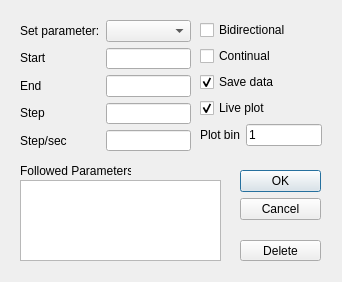
<?xml version="1.0" encoding="UTF-8"?>
<ui version="4.0">
 <class>editSweep</class>
 <widget class="QDialog" name="editSweep">
  <property name="geometry">
   <rect>
    <x>0</x>
    <y>0</y>
    <width>342</width>
    <height>282</height>
   </rect>
  </property>
  <property name="windowTitle">
   <string>Dialog</string>
  </property>
  <widget class="QDialogButtonBox" name="buttonBox">
   <property name="geometry">
    <rect>
     <x>240</x>
     <y>170</y>
     <width>81</width>
     <height>61</height>
    </rect>
   </property>
   <property name="orientation">
    <enum>Qt::Vertical</enum>
   </property>
   <property name="standardButtons">
    <set>QDialogButtonBox::Cancel|QDialogButtonBox::Ok</set>
   </property>
  </widget>
  <widget class="QWidget" name="layoutWidget">
   <property name="geometry">
    <rect>
     <x>20</x>
     <y>20</y>
     <width>171</width>
     <height>131</height>
    </rect>
   </property>
   <layout class="QHBoxLayout" name="scanHorizontalLayout">
    <item>
     <layout class="QVBoxLayout" name="scanLabelLayout">
      <item>
       <widget class="QLabel" name="paramLabel">
        <property name="text">
         <string>Set parameter:</string>
        </property>
       </widget>
      </item>
      <item>
       <widget class="QLabel" name="startLabel">
        <property name="text">
         <string>Start</string>
        </property>
       </widget>
      </item>
      <item>
       <widget class="QLabel" name="endLabel">
        <property name="text">
         <string>End</string>
        </property>
       </widget>
      </item>
      <item>
       <widget class="QLabel" name="stepLabel">
        <property name="text">
         <string>Step</string>
        </property>
       </widget>
      </item>
      <item>
       <widget class="QLabel" name="stepsecLabel">
        <property name="text">
         <string>Step/sec</string>
        </property>
       </widget>
      </item>
     </layout>
    </item>
    <item>
     <layout class="QVBoxLayout" name="scanValuesLayout">
      <item>
       <widget class="QComboBox" name="paramBox"/>
      </item>
      <item>
       <widget class="QLineEdit" name="startEdit">
        <property name="readOnly">
         <bool>false</bool>
        </property>
       </widget>
      </item>
      <item>
       <widget class="QLineEdit" name="endEdit"/>
      </item>
      <item>
       <widget class="QLineEdit" name="stepEdit"/>
      </item>
      <item>
       <widget class="QLineEdit" name="stepsecEdit"/>
      </item>
     </layout>
    </item>
   </layout>
  </widget>
  <widget class="QPushButton" name="deleteButton">
   <property name="geometry">
    <rect>
     <x>240</x>
     <y>240</y>
     <width>81</width>
     <height>21</height>
    </rect>
   </property>
   <property name="text">
    <string>Delete</string>
   </property>
  </widget>
  <widget class="QWidget" name="layoutWidget_2">
   <property name="geometry">
    <rect>
     <x>200</x>
     <y>20</y>
     <width>122</width>
     <height>131</height>
    </rect>
   </property>
   <layout class="QVBoxLayout" name="sweepOptionsLayout">
    <item>
     <widget class="QCheckBox" name="bidirectionalBox">
      <property name="text">
       <string>Bidirectional</string>
      </property>
     </widget>
    </item>
    <item>
     <widget class="QCheckBox" name="continualBox">
      <property name="text">
       <string>Continual</string>
      </property>
     </widget>
    </item>
    <item>
     <layout class="QHBoxLayout" name="saveLayout">
      <item>
       <widget class="QCheckBox" name="saveBox">
        <property name="text">
         <string>Save data</string>
        </property>
        <property name="checked">
         <bool>true</bool>
        </property>
       </widget>
      </item>
     </layout>
    </item>
    <item>
     <widget class="QCheckBox" name="livePlotBox">
      <property name="text">
       <string>Live plot</string>
      </property>
      <property name="checked">
       <bool>true</bool>
      </property>
     </widget>
    </item>
    <item>
     <layout class="QHBoxLayout" name="plotbinLayout">
      <item>
       <widget class="QLabel" name="plotbinLabel">
        <property name="text">
         <string>Plot bin</string>
        </property>
       </widget>
      </item>
      <item>
       <widget class="QLineEdit" name="plotbinEdit">
        <property name="text">
         <string>1</string>
        </property>
       </widget>
      </item>
     </layout>
    </item>
   </layout>
  </widget>
  <widget class="QListWidget" name="followParamWidget">
   <property name="geometry">
    <rect>
     <x>20</x>
     <y>180</y>
     <width>201</width>
     <height>81</height>
    </rect>
   </property>
  </widget>
  <widget class="QLabel" name="followParamLabel">
   <property name="geometry">
    <rect>
     <x>20</x>
     <y>160</y>
     <width>111</width>
     <height>21</height>
    </rect>
   </property>
   <property name="text">
    <string>Followed Parameters:</string>
   </property>
  </widget>
 </widget>
 <resources/>
 <connections>
  <connection>
   <sender>buttonBox</sender>
   <signal>accepted()</signal>
   <receiver>editSweep</receiver>
   <slot>accept()</slot>
   <hints>
    <hint type="sourcelabel">
     <x>248</x>
     <y>254</y>
    </hint>
    <hint type="destinationlabel">
     <x>157</x>
     <y>274</y>
    </hint>
   </hints>
  </connection>
  <connection>
   <sender>buttonBox</sender>
   <signal>rejected()</signal>
   <receiver>editSweep</receiver>
   <slot>reject()</slot>
   <hints>
    <hint type="sourcelabel">
     <x>316</x>
     <y>260</y>
    </hint>
    <hint type="destinationlabel">
     <x>286</x>
     <y>274</y>
    </hint>
   </hints>
  </connection>
 </connections>
</ui>
